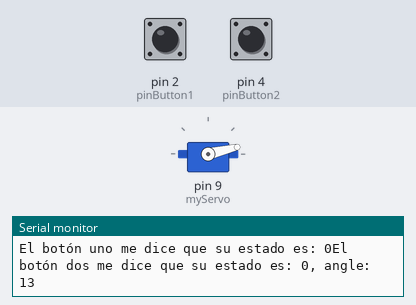
A sketch run on a simulated Arduino Uno, built with avr-gcc and run on an emulated ATmega328P. Parts: servo, the last lines printed to the serial monitor. The inputs (shaded band) are chosen by the test bench; at power-on: pin 2 (pinButton1) LOW, pin 4 (pinButton2) LOW.

Above: at 1.2 s.
1.3 s: pin 2 (pinButton1) pulled HIGH for 0.15 s
At 2.5 s:
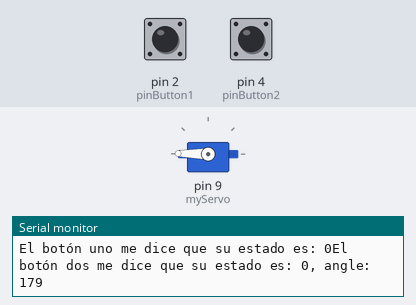
2.9 s: pin 4 (pinButton2) pulled HIGH for 0.15 s
At 3.7 s:
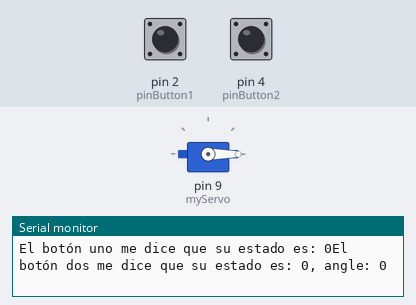
6.0 s: pin 2 (pinButton1) pulled HIGH for 1 s
At 7.2 s:
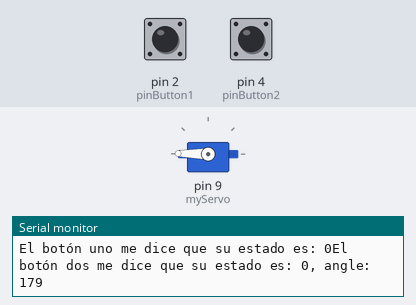
10.0 s: pin 4 (pinButton2) pulled HIGH for 1 s
At 10.4 s:
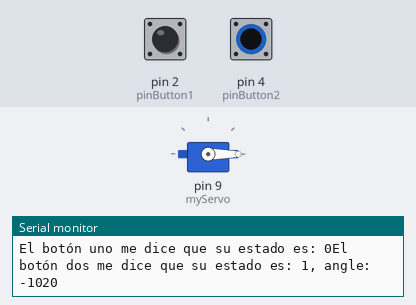
Timing chart, 0 to 13.0 s (numbered marks = the images above; inputs shaded):
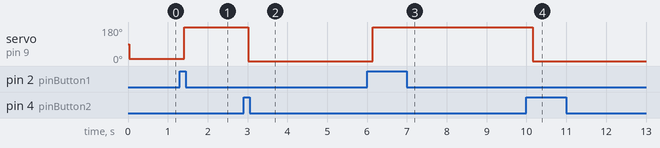

The sketch:

HOLAAAAAAAAAAAAAAAAAAAAAAAAAA.ino
```cpp
#include <Servo.h>
Servo myServo;
int angle =13;
const int pinButton1 = 2;
//2
const int pinButton2 = 4;
//3
int button1State=0;
int button2State=0;

void setup() {
  myServo.attach(9);
  Serial.begin(9600);
  pinMode(pinButton1, INPUT);
  pinMode(pinButton2, INPUT);
}
void loop() {
button1State = digitalRead(pinButton1);
Serial.print("El botón uno me dice que su estado es: ");
Serial.print(button1State);
if (button1State ==1){
  angle = angle +1020;
}
button2State = digitalRead(pinButton2);
Serial.print("El botón dos me dice que su estado es: ");
Serial.print(button2State);
if (button2State == HIGH){
  angle = angle -1020;
}
Serial.print(", angle: ");
Serial.println(angle);
if (angle > 179){
  angle = 179;
}
if (angle <0){
  angle = 0;
}
myServo.write(angle);
delay(1);
}
```

Measured:
- after the input at 1.3 s, servo on pin 9 (myServo): 13° → 179° after 0.12 s
- after the input at 2.9 s, servo on pin 9 (myServo): 179° → 0° after 0.12 s
- after the input at 6.0 s, servo on pin 9 (myServo): 0° → 179° after 0.15 s
- after the input at 10.0 s, servo on pin 9 (myServo): 179° → 0° after 0.15 s
